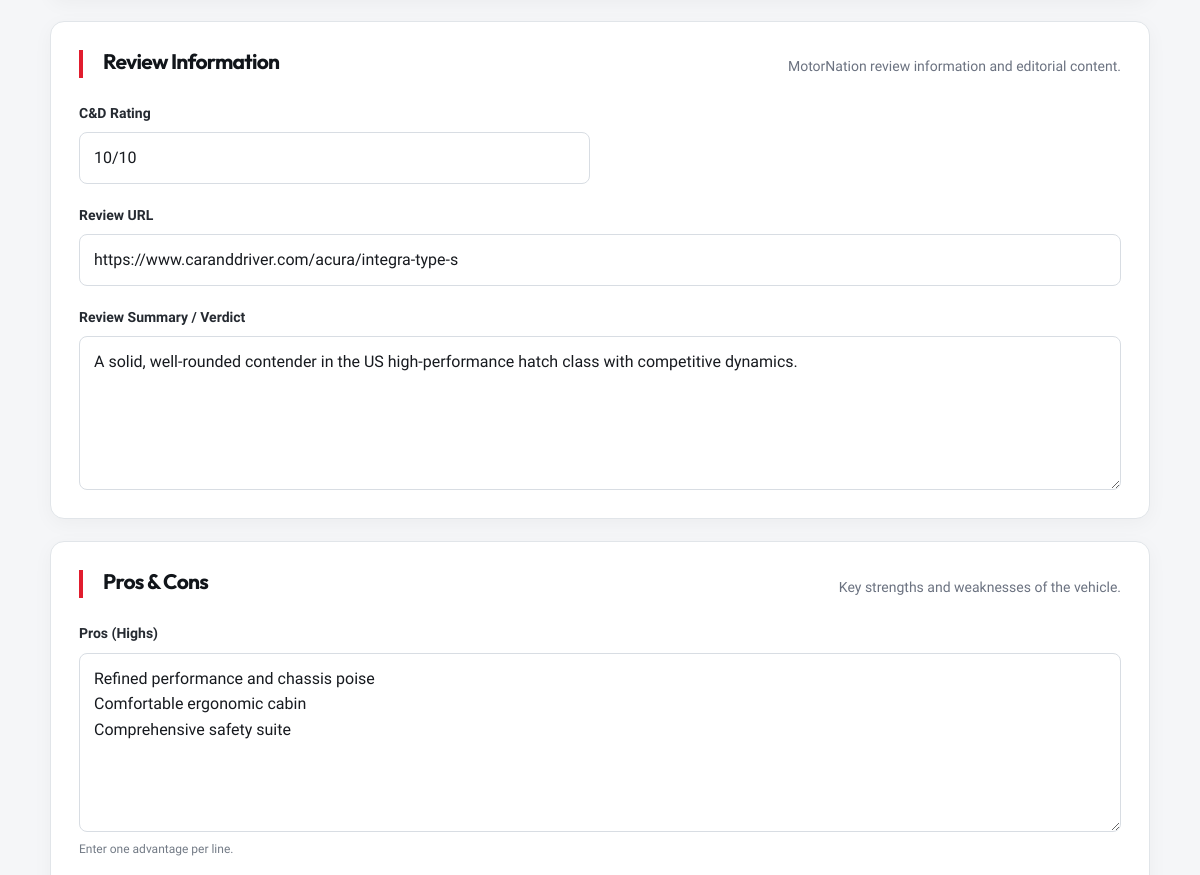
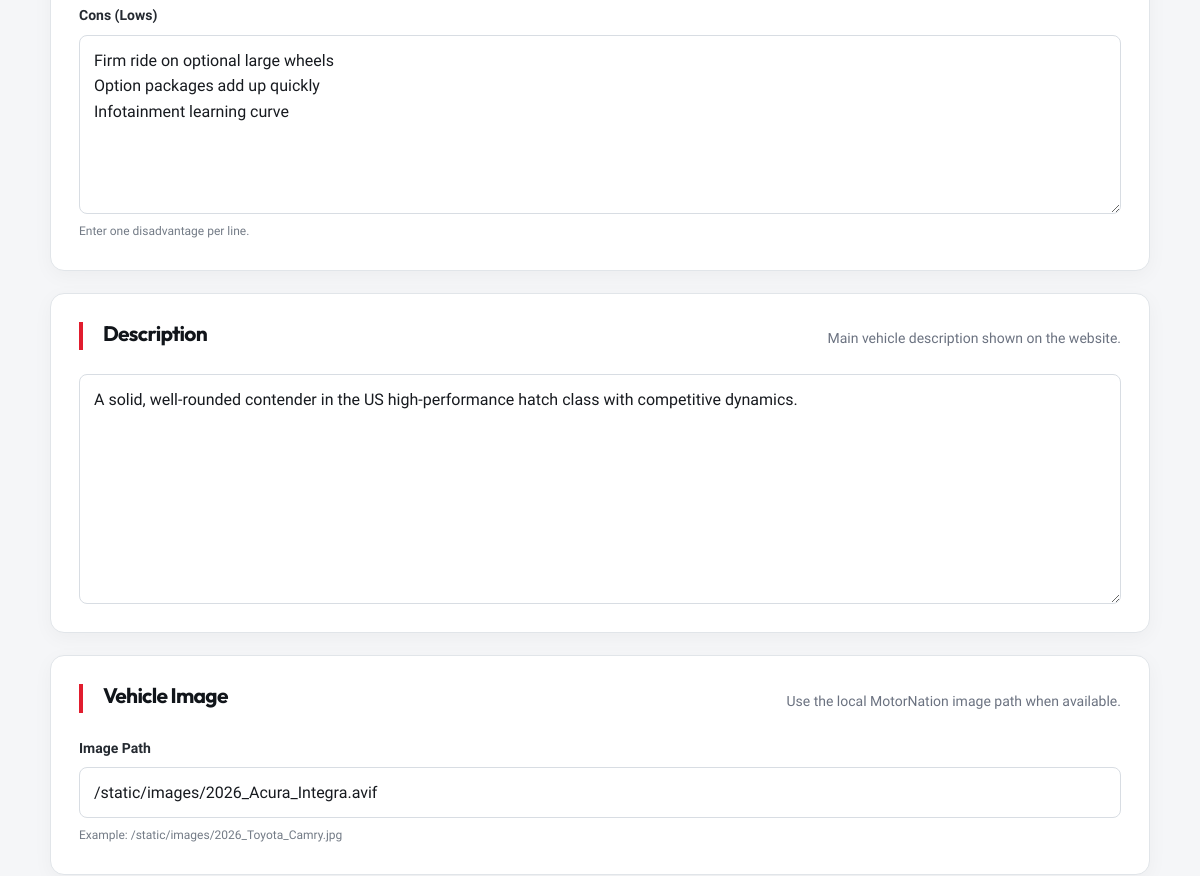
Page /admin/edit/2 (signed in, middle part) on the earlier database version (2 pictures, top to bottom).
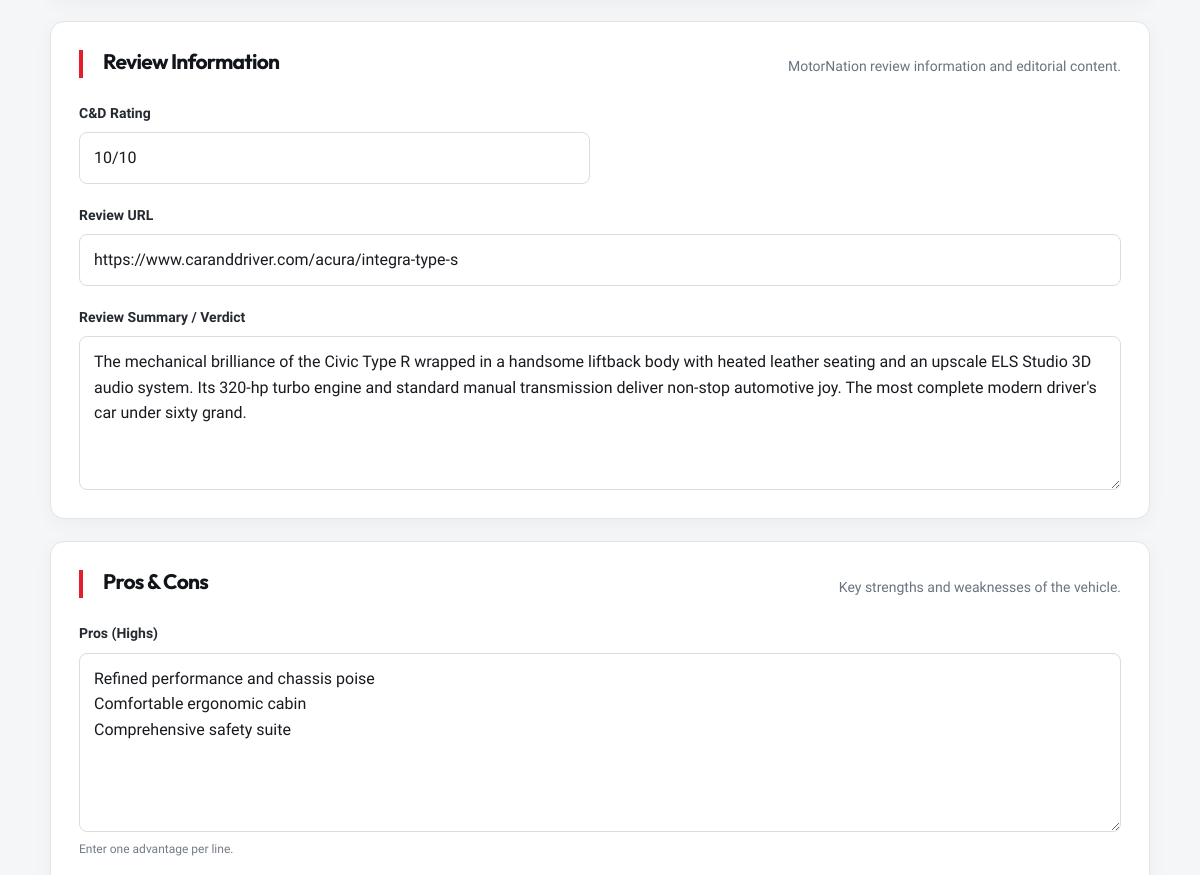
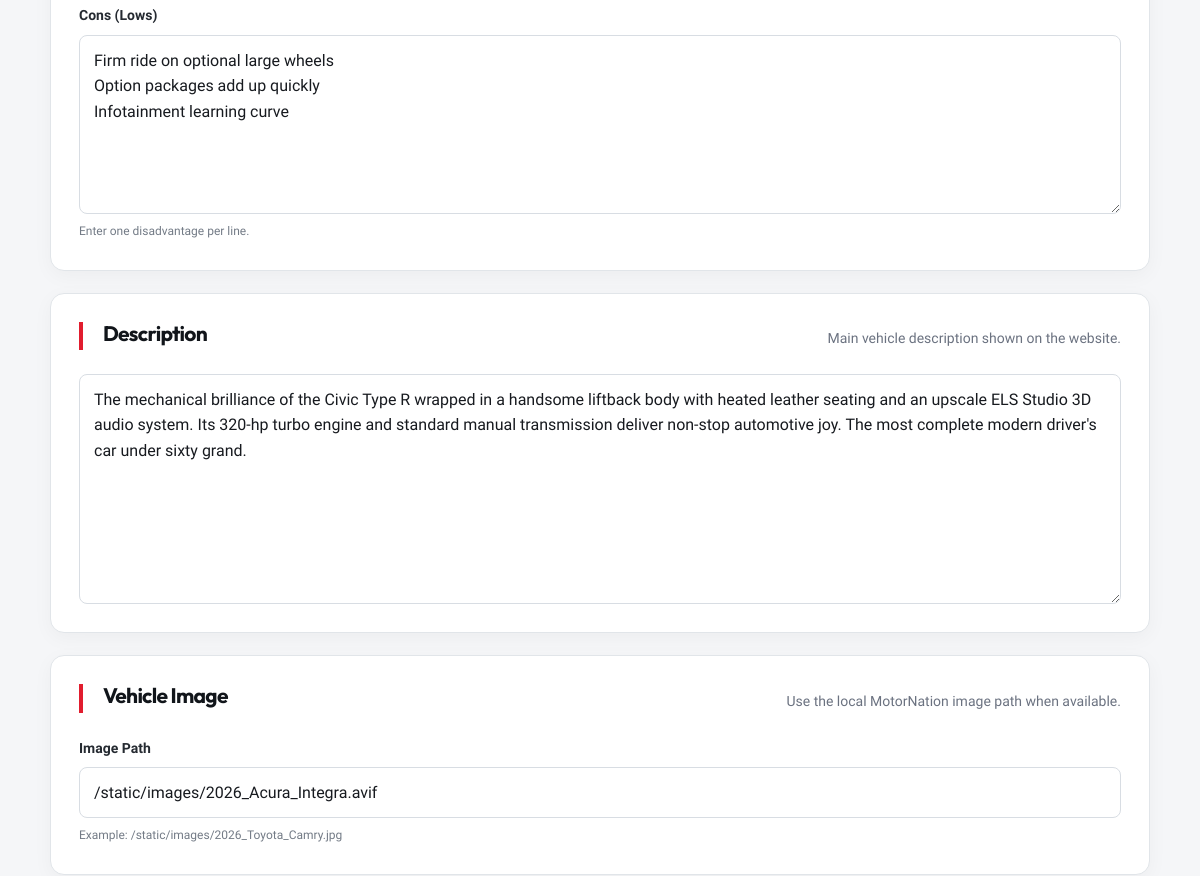
Same page on the later database version (2 pictures, top to bottom).
### tables this page shows
CREATE TABLE "vehicles" (
"Year" INTEGER,
  "Make" TEXT,
  "Model / Model Group" TEXT,
  "Trim / Variant" TEXT,
  "Body Type" TEXT,
  "Fuel Type" TEXT,
  "MSRP" INTEGER,
  "Horsepower" INTEGER,
  "Torque" INTEGER,
  "Engine" TEXT,
  "Displacement" REAL,
  "Cylinders" INTEGER,
  "Transmission" TEXT,
  "Drivetrain" TEXT,
  "MPG" TEXT,
  "EV range" TEXT,
  "Battery" REAL,
  "Seating" INTEGER,
  "Cargo" REAL,
  "Towing" REAL,
  "C&D Rating" TEXT,
  "Pros (Highs)" TEXT,
  "Cons (Lows)" TEXT,
  "Review Summary / Verdict" TEXT,
  "Image URL" TEXT,
  "Review URL" TEXT,
  "C&D source" TEXT
, vehicle_id INTEGER, "Image" TEXT, "Description"
                TEXT, news_headline TEXT, news_article TEXT, road_test_review TEXT, oem_newsroom_url TEXT);

### app.py (the view, shortened to what this page needs)
@app.route(
    "/admin/edit/<int:vehicle_id>",
    methods=[
        "GET",
        "POST"
    ]
)
def admin_edit_vehicle(
    vehicle_id
):
    if not admin_required():
        return redirect(
            url_for(
                "admin_login"
            )
        )
    connection = get_db()
    cursor = connection.cursor()
    cursor.execute(
        """
        SELECT *
        FROM vehicles
        WHERE vehicle_id = ?
        """,
        (
            vehicle_id,
        )
    )
    database_vehicle = (
        cursor.fetchone()
    )
    connection.close()
    if database_vehicle is None:
        return "Vehicle not found", 404
    error = ""
    vehicle = row_to_car(
        database_vehicle
    )
    return render_template(
        "admin-vehicle-form.html",
        mode="edit",
        vehicle=vehicle,
        columns=
            get_vehicle_columns(),
        error=error
    )

### app.py (called while the page is built, shortened)
def get_vehicle_gallery(vehicle_id, make, model):
    global _cached_galleries
    vid_key = str(vehicle_id) if vehicle_id is not None else ""
    name_key = f"{make}_{model}".lower() if make and model else ""
    gallery = _cached_galleries.get(vid_key) or _cached_galleries.get(name_key) or []
    return gallery

def get_news_and_reviews():
    global _cached_news_reviews
    return _cached_news_reviews

def get_db():
    connection = sqlite3.connect(
        str(DATABASE_FILE)
    )
    connection.row_factory = sqlite3.Row
    return connection

def get_vehicle_columns():
    connection = get_db()
    cursor = connection.cursor()
    cursor.execute(
        """
        PRAGMA table_info(vehicles)
        """
    )
    rows = cursor.fetchall()
    connection.close()
    columns = []
    for row in rows:
        name = row["name"]
        if name != "vehicle_id":
            columns.append(name)
    return columns

def clean_text(value):
    if value is None:
        return ""
    text = str(value).strip()
    if text.lower() in {
        "nan",
        "none",
        "null",
        "nat"
    }:
        return ""
    return text

def clean_number(value):
    if value is None:
        return 0
    if isinstance(
        value,
        (int, float)
    ):
        try:
            return float(value)
        except Exception:
            return 0
    text = clean_text(value)
    if not text:
        return 0

def first_value(raw, *names):
    for name in names:
        try:
            value = raw[name]
        except Exception:
            continue
        if value is not None:
            text = clean_text(
                value
            )
            if text:
                return value
    return ""

def get_vehicle_image(raw):
    keys = set()
    try:
        keys = set(
            raw.keys()
        )
    except Exception:
        pass
    if "Image" in keys:
        local_image = clean_text(
            raw["Image"]
        )
        if local_image:
            if local_image.startswith(
                "/static/"
            ):
                return local_image
        return ""

def admin_logged_in():
    return session.get(
        "admin_logged_in",
        False
    )

def admin_required():
    return admin_logged_in()

### templates/admin-vehicle-form.html (shortened to what this page needs)
{% extends "base.html" %}
{% block content %}
<div class="admin-page">
    <div class="admin-container">
        <form
            method="POST"
            action="{% if vehicle %}{{ url_for('admin_edit_vehicle', car_id=vehicle.id) }}{% else %}{{ url_for('admin_add_vehicle') }}{% endif %}"
            class="vehicle-form"
        >
            <section class="admin-form-section">
                <div class="section-heading">
                    <h2>Review Information</h2>
                    <p>MotorNation review information and editorial content.</p>
                </div>
                <div class="form-grid">
                    <div class="form-group">
                        <label for="rating">C&D Rating</label>
                        <input
                            type="text"
                            id="rating"
                            name="C&D Rating"
                            value="{{ vehicle.rating if vehicle else '' }}"
                            placeholder="8.5/10"
                        >
                    </div>
                    <div class="form-group form-group-wide">
                        <label for="review_url">Review URL</label>
                        <input
                            type="url"
                            id="review_url"
                            name="Review URL"
                            value="{{ vehicle.reviewUrl if vehicle else '' }}"
                            placeholder="https://..."
                        >
                    </div>
                    <div class="form-group form-group-full">
                        <label for="review_summary">
                            Review Summary / Verdict
                        </label>
                        <textarea
                            id="review_summary"
                            name="Review Summary / Verdict"
                            rows="5"
                            placeholder="Write the overall review summary or verdict..."
                        >{{ vehicle.finalWord if vehicle else '' }}</textarea>
                    </div>
                </div>
            </section>
            <section class="admin-form-section">
                <div class="section-heading">
                    <h2>Pros & Cons</h2>
                    <p>Key strengths and weaknesses of the vehicle.</p>
                </div>
                <div class="form-grid">
                    <div class="form-group form-group-full">
                        <label for="pros">
                            Pros (Highs)
                        </label>
                        <textarea
                            id="pros"
                            name="Pros (Highs)"
                            rows="6"
                            placeholder="Enter pros, one per line..."
                        >{% if vehicle and vehicle.pros %}{{ vehicle.pros | join('\n') }}{% endif %}</textarea>
                        <small>
                            Enter one advantage per line.
                        </small>
                    </div>
                    <div class="form-group form-group-full">
                        <label for="cons">
                            Cons (Lows)
                        </label>
                        <textarea
                            id="cons"
                            name="Cons (Lows)"
                            rows="6"
                            placeholder="Enter cons, one per line..."
                        >{% if vehicle and vehicle.cons %}{{ vehicle.cons | join('\n') }}{% endif %}</textarea>
                        <small>
                            Enter one disadvantage per line.
                        </small>
                    </div>
                </div>
            </section>
            <section class="admin-form-section">
                <div class="section-heading">
                    <h2>Description</h2>
                    <p>Main vehicle description shown on the website.</p>
                </div>
                <div class="form-group form-group-full">
                    <textarea
                        id="description"
                        name="Description"
                        rows="8"
                        placeholder="Write the vehicle description..."
                    >{{ vehicle.description if vehicle else '' }}</textarea>
                </div>
            </section>
            <section class="admin-form-section">
                <div class="section-heading">
                    <h2>Vehicle Image</h2>
                    <p>
                        Use the local MotorNation image path when available.
                    </p>
                </div>
                <div class="form-group form-group-full">
                    <label for="image">
                        Image Path
                    </label>
                    <input
                        type="text"
                        id="image"
                        name="Image"
                        value="{{ vehicle.image if vehicle else '' }}"
                        placeholder="/static/images/2026_Toyota_Camry.jpg"
                    >
                    <small>
                        Example:
                        /static/images/2026_Toyota_Camry.jpg
                    </small>
                </div>
            </section>
        </form>
    </div>
</div>
{% endblock %}

### templates/base.html (shortened to what this page needs)
<!DOCTYPE html>
<html lang="en">
<head>
    <link
        rel="stylesheet"
        href="{{ url_for('static', filename='css/style.css') }}?v=20261012"
    >
</head>
<body>
    <main>
        {% block content %}
        {% endblock %}
    </main>
</body>
</html>

### templates/admin-vehicle-form.html (style rules this page uses)
.admin-page { min-height: 100vh; padding: 40px 20px 80px; background: #f5f6f8; }
.admin-container { width: min(1100px, 100%); margin: 0 auto; }
.vehicle-form { display: flex; flex-direction: column; gap: 22px; }
.admin-form-section { padding: 28px; border: 1px solid #e1e5e9; border-radius: 14px; background: #ffffff; box-shadow: 0 5px 20px rgba(0, 0, 0, 0.04); }
.section-heading { margin-bottom: 24px; }
.section-heading h2 { margin: 0 0 5px; font-size: 21px; color: #11151a; }
.section-heading p { margin: 0; color: #6b7280; font-size: 14px; }
.form-grid { display: grid; grid-template-columns: repeat(2, minmax(0, 1fr)); gap: 20px; }
.form-group { display: flex; flex-direction: column; gap: 8px; }
.form-group-wide { grid-column: span 2; }
.form-group-full { grid-column: 1 / -1; }
.form-group label { font-size: 14px; font-weight: 700; color: #252a31; }
.form-group input, .form-group textarea, .form-group select { width: 100%; box-sizing: border-box; padding: 12px 14px; border: 1px solid #d8dde3; border-radius: 8px; background: #ffffff; color: #171a1f; font: inherit; outline: none; transition: border-color 0.2s, box-shadow 0.2s; }
.form-group textarea { resize: vertical; min-height: 120px; }
.form-group small { color: #737b86; font-size: 12px; }

Differences in the rows shown:
changed vehicles "https://www.caranddriver.com/acura/integra-type-s": finalWord "A solid, well-rounded contender in the US high-performance hatch class with competitive dynamics." → "The mechanical brilliance of the Civic Type R wrapped in a handsome liftback body with heated leather seating and an upscale ELS Studio 3D audio system. Its 320-hp turbo engine and standard manual transmission deliver non-stop automotive joy. The most complete modern driver's car under sixty grand."; Description "A solid, well-rounded contender in the US high-performance hatch class with competitive dynamics." → "The mechanical brilliance of the Civic Type R wrapped in a handsome liftback body with heated leather seating and an upscale ELS Studio 3D audio system. Its 320-hp turbo engine and standard manual transmission deliver non-stop automotive joy. The most complete modern driver's car under sixty grand."
